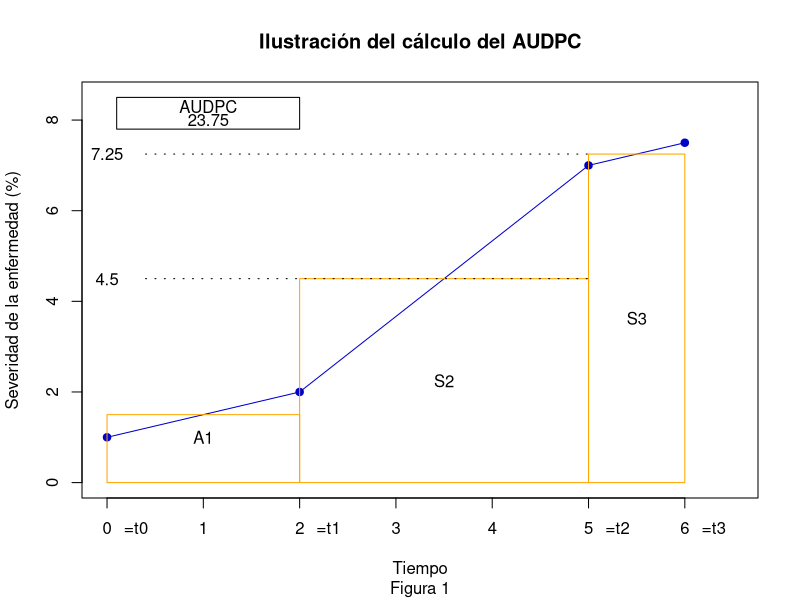

Generate this figure with R:
# Epidemiología vegetal
# Ejercicio 2
# Dr. Ezequiel López
# Dr. Byron González
# http://cete.fausac.gt
# Este material es una traducción libre con base en el texto  
# Ecology and Epidemiology in R: Disease Progress Over Time
# https://www.apsnet.org/edcenter/disimpactmngmnt/topc/EcologyAndEpidemiologyInR/DiseaseProgress/Pages/default.aspx


# Configure las mediciones del porcentaje de severidad de la enfermedad; 
# puede cambiarlos en análisis posteriores para ver cómo afecta
#el AUDPC
ds0<-1
ds1<-2
ds2<-7
ds3<-7.5

#Coloque estos valores en un vector sin realizar algún cambio
disease.severity<-c(ds0,ds1,ds2,ds3)

#Puntos temporales en los que se harán mediciones 
#de la severidad de la enfermedad, 
#cámbielos en los análisis posteriores
#vea cómo afecta al valor de AUDPC
t0<-0
t1<-2
t2<-5
t3<-6
##Coloque el período de tiempo en un vector
##No cambie esos valores

time.period<-c(t0,t1,t2,t3)

# Refresque su memoria sobre cómo funciona la función de trazado

help(plot)

#Ahora genere la gráfica de la curva de la severidad de la enfermedad bajo el #tiempo

windows(10,10)

plot(time.period,
     disease.severity,
     ylim=c(0,(ds3+1)),
     xlim=c(0,(t3+0.5)),
     xlab="Tiempo",
     ylab="Severidad de la enfermedad (%)",
     type="o",
     pch=19,
     col="mediumblue")

#Agregue el título y subtítulo al gráfico (main= título principal)

title(main="Ilustración del cálculo del AUDPC",
      sub="Figura 1")

#Agregue el texto a las etiquetas de x definiendo los períodos de tiempo
#definidos en el texto

mtext("=t0",1,at=0.3,1)
mtext("=t1",1,at=2.3,1)
mtext("=t2",1,at=5.3,1)
mtext("=t3",1,at=6.3,1)

#Illustre el área bajo el progreso de la enfermedad 
#la curva con rectangulos.

## No cambie esos valores

rect(t0,0,t1,((ds0+ds1)/2),border="orange")

#Agregue texto al rectángulo para describirlo

text(1,1,"A1")

#Agregue segmento al eje Y 
#Y así sucesivamente

rect(t1,0,t2,((ds1+ds2)/2),border="orange")
text(((t1+t2)/2),(((ds1+ds2)/2)/2),"S2")

#Dibuje la línea en el eje X y etiquétela con el valor

segments(.4,((ds1+ds2)/2),t2,((ds1+ds2)/2),
         col="black",lty="18")
text(0,((ds1+ds2)/2),((ds1+ds2)/2))
rect(t2,0,t3,((ds2+ds3)/2),border="orange")
text(((t2+t3)/2),(((ds2+ds3)/2)/2),"S3")
segments(0.4,((ds2+ds3)/2),t2,((ds2+ds3)/2),
         col="black",lty="18")
text(0,((ds2+ds3)/2),((ds2+ds3)/2))

#Construya una función para calcular el AUDPC
#El corchete izquierdo indica el comienzo de la función

audpc <- function(disease.severity,time.period){
  
  #n es el tamaño del período de tiempo, o
  #el número total de muestras
  
  n <- length(time.period)
  
  #meanvec es el vector (matriz de una dimensión)
  #que contendrá la media del porcentaje de infección
  # Se inicializa conteniendo -1 para todas las entradas
  # Este tipo de inicialización es a veces útil
  #para depurar
  
  meanvec <- matrix(-1,(n-1))
  
  #intvec es el vector que contendrá el tamaño del
  #tiempo entre fechas de muestreo
  
  intvec <- matrix(-1,(n-1))
  
  # El bucle (proceso que se repite indefinidamente) va de la primera a la #penúltima entrada 
  # El corchete izquierdo indica el comienzo de
  #los comandos en el bucle
  
  for(i in 1:(n-1)){
    
    #la entrada ith en meanvec es reemplazada por el
    #porcentaje promedio de la infección
    #entre la muestra del tiempo i y la muestra del tiempo i+1
    
    meanvec[i] <- mean(c(disease.severity[i],
                         disease.severity[i+1]))
    
    # La entrada i-ésima en intvec se sustituye por la longitud (tamaño del #vector)del intervalo de tiempo entre el tiempo i y el tiempo i+1
    
    intvec[i] <- time.period[i+1] - time.period[i]
    
    # El corchete derecho termina el bucle
  }
  
  # Los dos vectores se multiplican juntos
  # Una entrada a la vez
  
  infprod <- meanvec * intvec
  
  #la suma de las entradas en el vector resultante
  #proporcionar el AUDPC
  
  sum(infprod)
  
  # El corchete derecho finaliza la función
}


# Ahora aplique la función a los datos de ejemplo y ponga
# el resultado en un nuevo objeto llamado 'AUDPCexample'

audpc(disease.severity,time.period) -> AUDPCexample

#Despliegue el valor del AUDPC 
#Dibuje el rectángulo en torno al valor

rect(0.1,(ds3+.3),2,(ds3+1),border="black")

#Texto AUDPC 

text(1.05,(ds3+0.8),"AUDPC")
text(1.05,(ds3+0.5),AUDPCexample)
